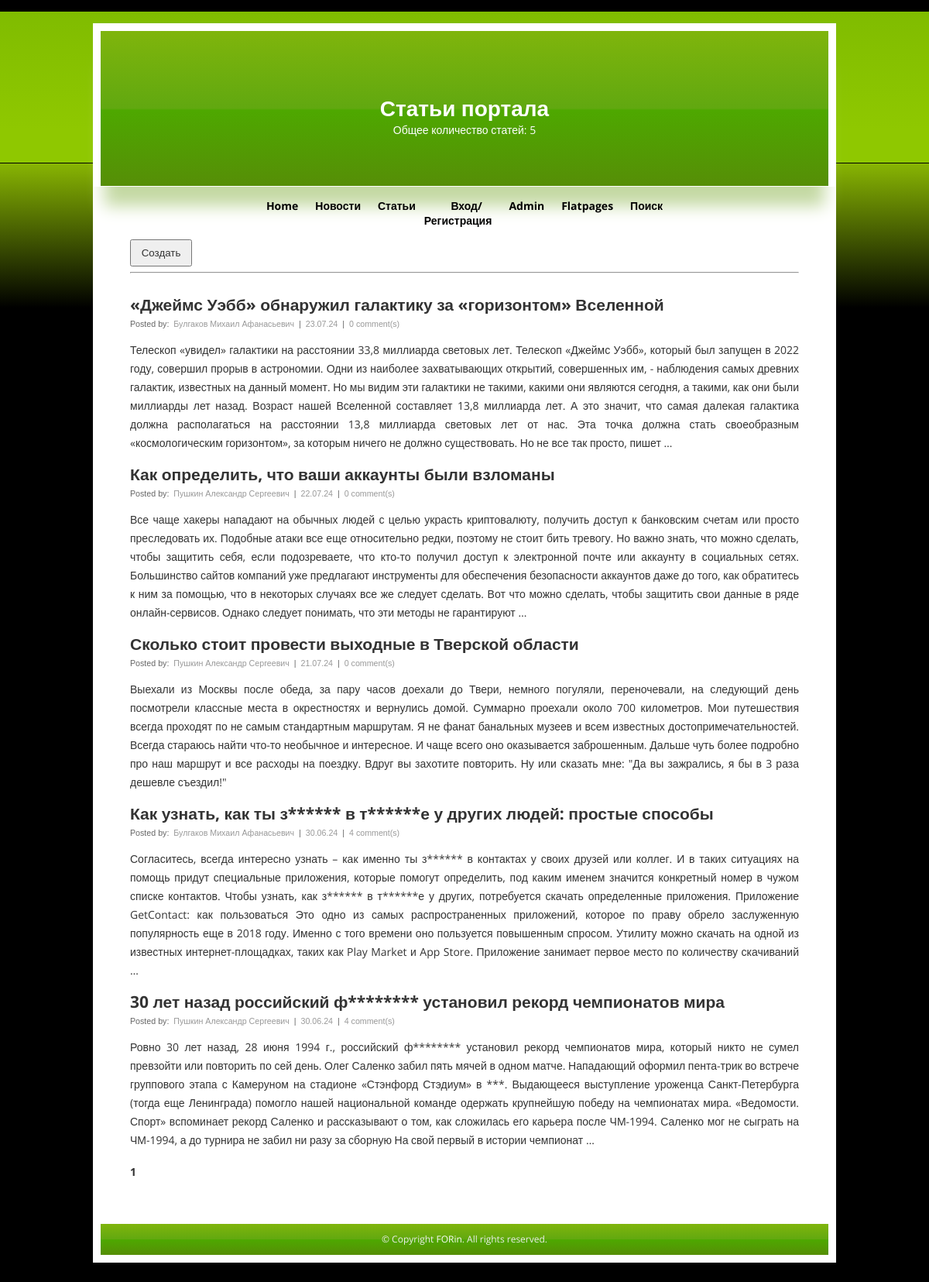
The app's page /articles/ with its own data.
### np_post/models.py (models this page shows, shortened)
class Post(models.Model):
    title = models.CharField(max_length=170)
    text_post = models.TextField()
    rating = models.IntegerField(default=0)
    date_creation = models.DateTimeField(auto_now_add=True)
    publication_type = models.CharField(max_length=8, default=ARTICNEWS.NEWS, choices=(
        (ARTICNEWS.NEWS, 'Новость'), (ARTICNEWS.ARTICLE, 'Статья'),
    ))
    author = models.ForeignKey(Author, on_delete=models.RESTRICT, related_name='Posts')
    category = models.ManyToManyField(Category, related_name='post_category')

class Author(models.Model):
    full_name = models.CharField(max_length=50)
    rating = models.IntegerField(blank=True, default=0)
    user = models.OneToOneField(User, on_delete=models.CASCADE)

### np_post/views.py (the view)
class ArticlesList(ListView):
    model = Post
    queryset = Post.objects.filter(publication_type=ARTICNEWS.ARTICLE)
    ordering = '-date_creation'
    template_name = 'articles.html'
    context_object_name = 'articles'
    paginate_by = 7

### np_post/templatetags/censor_filters.py (called while the page is built)
@register.filter()
def censor(value):
    for curse_word in CURSE_WORDS:
        pattern = curse_word
        repl = len(curse_word) * '*'
        value = re.sub(pattern, repl, value)
    return value

### templates/articles.html (shortened to what this page needs)
{% extends 'main.html' %}
{% load censor_filters %}
{% block header %}
    <h1><a href="#" title="Статьи портала">Статьи портала</a></h1>
    <p>Общее количество статей: {{ articles|length }}</p>
{% endblock header %}
{% block content %}
    <button type="button" name="button" style="width: 80px; height:35px;">
      <a href="create/" title="Создать">Создать</a>
    </button><br><hr><br>
     {% if articles %}
        {% for article in articles %}
		    <h2><a title="{{ article.title|censor }}" href="{{ article.id }}">{{ article.title|censor }}</a></h2>
		    <span class="author">Posted by: <a href="#">{{ article.author.full_name }}</a> |
            <a href="#">{{ article.date_creation|date:'d.m.y' }}</a> |
            <a href="#">{{ article.comment_set.all.count }} comment(s)</a></span>
		    <p>{{ article.text_post|censor|truncatewords:100 }}</p>
        {% endfor %}
    {% else %}
        <h2>Статей нет!</h2>
    {% endif %}
{% endblock content %}

### static/css/styles.css (style rules this page uses)
body { background-color:#000; color:#333; font: normal 14px "Open Sans", sans-serif; margin:0; }
h1,h2,h3,p,li { text-align:left; }
a { background-color:inherit; color:#333; text-decoration:none; }
#header h1 { text-align:center; padding:0; margin:80px auto 0 auto; }
#header a { background-color:inherit; color:#fff; text-decoration:none; }
#header p { text-align:center; margin:0 auto; }
#content h2 { padding:0; margin:0 auto; }
#content span.author { font:normal 8pt Arial,Helvetica,sans-serif; background-color:inherit; color:#666; }
#content span.author a { background-color:inherit; color:#999; text-decoration:none; padding:0 3px; }
#content p { text-align:justify; line-height:24px; }

### records on screen
Post: title|censor "«Джеймс Уэбб» обнаружил галактику за «горизонтом» Вселенной", author.full_name "Булгаков Михаил Афанасьевич", date_creation "23.07.24", comment_set.all.count "0", text_post|censor "Телескоп «увидел» галактики на расстоянии 33,8 миллиарда световых лет. Телескоп «Джеймс Уэбб», который был запущен в 2022 году, совершил прорыв в астрономии. Одни из наиболее захватывающих открытий, совершенных им, - наблюдения самых древних галактик, известных на данный момент. Но мы видим эти галактики не такими, какими они являются сегодня, а такими, как они были миллиарды лет назад. Возраст нашей Вселенной составляет 13,8 миллиарда лет. А это значит, что самая далекая галактика должна располагаться на расстоянии 13,8 миллиарда световых лет от нас. Эта точка должна стать своеобразным «космологическим горизонтом», за которым ничего не должно существовать. Но не все так просто, пишет …"
Post: title|censor "Как определить, что ваши аккаунты были взломаны", author.full_name "Пушкин Александр Сергеевич", date_creation "22.07.24", comment_set.all.count "0", text_post|censor "Все чаще хакеры нападают на обычных людей с целью украсть криптовалюту, получить доступ к банковским счетам или просто преследовать их. Подобные атаки все еще относительно редки, поэтому не стоит бить тревогу. Но важно знать, что можно сделать, чтобы защитить себя, если подозреваете, что кто-то получил доступ к электронной почте или аккаунту в социальных сетях. Большинство сайтов компаний уже предлагают инструменты для обеспечения безопасности аккаунтов даже до того, как обратитесь к ним за помощью, что в некоторых случаях все же следует сделать. Вот что можно сделать, чтобы защитить свои данные в ряде онлайн-сервисов. Однако следует понимать, что эти методы не гарантируют …"
Post: title|censor "Сколько стоит провести выходные в Тверской области", author.full_name "Пушкин Александр Сергеевич", date_creation "21.07.24", comment_set.all.count "0", text_post|censor "Выехали из Москвы после обеда, за пару часов доехали до Твери, немного погуляли, переночевали, на следующий день посмотрели классные места в окрестностях и вернулись домой. Суммарно проехали около 700 километров. Мои путешествия всегда проходят по не самым стандартным маршрутам. Я не фанат банальных музеев и всем известных достопримечательностей. Всегда стараюсь найти что-то необычное и интересное. И чаще всего оно оказывается заброшенным. Дальше чуть более подробно про наш маршрут и все расходы на поездку. Вдруг вы захотите повторить. Ну или сказать мне: \"Да вы зажрались, я бы в 3 раза дешевле съездил!\""
Post: title|censor "Как узнать, как ты з****** в т******е у других людей: простые способы", author.full_name "Булгаков Михаил Афанасьевич", date_creation "30.06.24", comment_set.all.count "4", text_post|censor "Согласитесь, всегда интересно узнать – как именно ты з****** в контактах у своих друзей или коллег. И в таких ситуациях на помощь придут специальные приложения, которые помогут определить, под каким именем значится конкретный номер в чужом списке контактов. Чтобы узнать, как з****** в т******е у других, потребуется скачать определенные приложения. Приложение GetContact: как пользоваться Это одно из самых распространенных приложений, которое по праву обрело заслуженную популярность еще в 2018 году. Именно с того времени оно пользуется повышенным спросом. Утилиту можно скачать на одной из известных интернет-площадках, таких как Play Market и App Store. Приложение занимает первое место по…"
Post: title|censor "30 лет назад российский ф******** установил рекорд чемпионатов мира", author.full_name "Пушкин Александр Сергеевич", date_creation "30.06.24", comment_set.all.count "4", text_post|censor "Ровно 30 лет назад, 28 июня 1994 г., российский ф******** установил рекорд чемпионатов мира, который никто не сумел превзойти или повторить по сей день. Олег Саленко забил пять мячей в одном матче. Нападающий оформил пента-трик во встрече группового этапа с Камеруном на стадионе «Стэнфорд Стэдиум» в ***. Выдающееся выступление уроженца Санкт-Петербурга (тогда еще Ленинграда) помогло нашей национальной команде одержать крупнейшую победу на чемпионатах мира. «Ведомости. Спорт» вспоминает рекорд Саленко и рассказывают о том, как сложилась его карьера после ЧМ-1994. Саленко мог не сыграть на ЧМ-1994, а до турнира не забил ни разу за сборную На свой первый в истории чемпионат …"

### other values on screen
{{ articles|length }} "5"
{{ page_obj.number }} "1"
